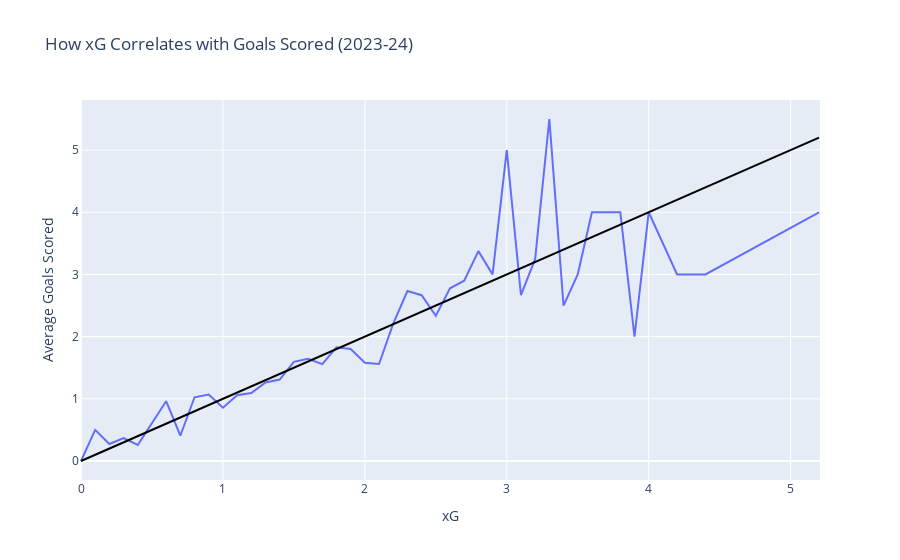

Notebook cell for this chart:
### Code cell
fig = px.line(df_grouped, x=df_grouped.index, y='mean',
       labels={
           'x': 'xG', 'mean': 'Average Goals Scored',
       }, 
              title='How xG Correlates with Goals Scored (2023-24)'
       )

fig.add_shape(
    type='line',
    x0=df_grouped.index.min(),
    x1=df_grouped.index.max(),
    y0=df_grouped.index.min(),
    y1=df_grouped.index.max(),
    line=dict(color='black', width=2)
)

# fig.add_trace(px.line(df_grouped, x=df_grouped.index, y='50%', color_discrete_sequence=['red']).data[0])

fig.show()

### Figure 1 — Plotly figure (JSON) as saved in the notebook; plotly's stock layout.template omitted (floating-point values rounded to 4 significant figures)
{"data": [{"hovertemplate": "xG=%{x}<br>Average Goals Scored=%{y}<extra></extra>", "legendgroup": "", "line": {"color": "#636efa", "dash": "solid"}, "marker": {"symbol": "circle"}, "mode": "lines", "name": "", "orientation": "v", "showlegend": false, "type": "scatter", "x": [0, 0.1, 0.2, 0.3, 0.4, 0.5, 0.6, 0.7, 0.8, 0.9, 1, 1.1, 1.2, 1.3, 1.4, 1.5, 1.6, 1.7, 1.8, 1.9, 2, 2.1, 2.2, 2.3, 2.4, 2.5, 2.6, 2.7, 2.8, 2.9, 3, 3.1, 3.2, 3.3, 3.4, 3.5, 3.6, 3.7, 3.8, 3.9, 4, 4.2, 4.3, 4.4, 5.2], "xaxis": "x", "y": [0, 0.5, 0.2727, 0.3684, 0.2581, 0.6176, 0.9615, 0.4062, 1.025, 1.07, 0.8571, 1.059, 1.094, 1.263, 1.31, 1.595, 1.645, 1.559, 1.828, 1.8, 1.579, 1.56, 2.208, 2.733, 2.667, 2.333, 2.778, 2.9, 3.375, 3, 5, 2.667, 3.25, 5.5, 2.5, 3, 4, 4, 4, 2, 4, 3, 3, 3, 4], "yaxis": "y"}], "layout": {"legend": {"tracegroupgap": 0}, "shapes": [{"line": {"color": "black", "width": 2}, "type": "line", "x0": 0, "x1": 5.2, "y0": 0, "y1": 5.2}], "title": {"text": "How xG Correlates with Goals Scored (2023-24)"}, "xaxis": {"anchor": "y", "domain": [0, 1], "title": {"text": "xG"}}, "yaxis": {"anchor": "x", "domain": [0, 1], "title": {"text": "Average Goals Scored"}}}}
